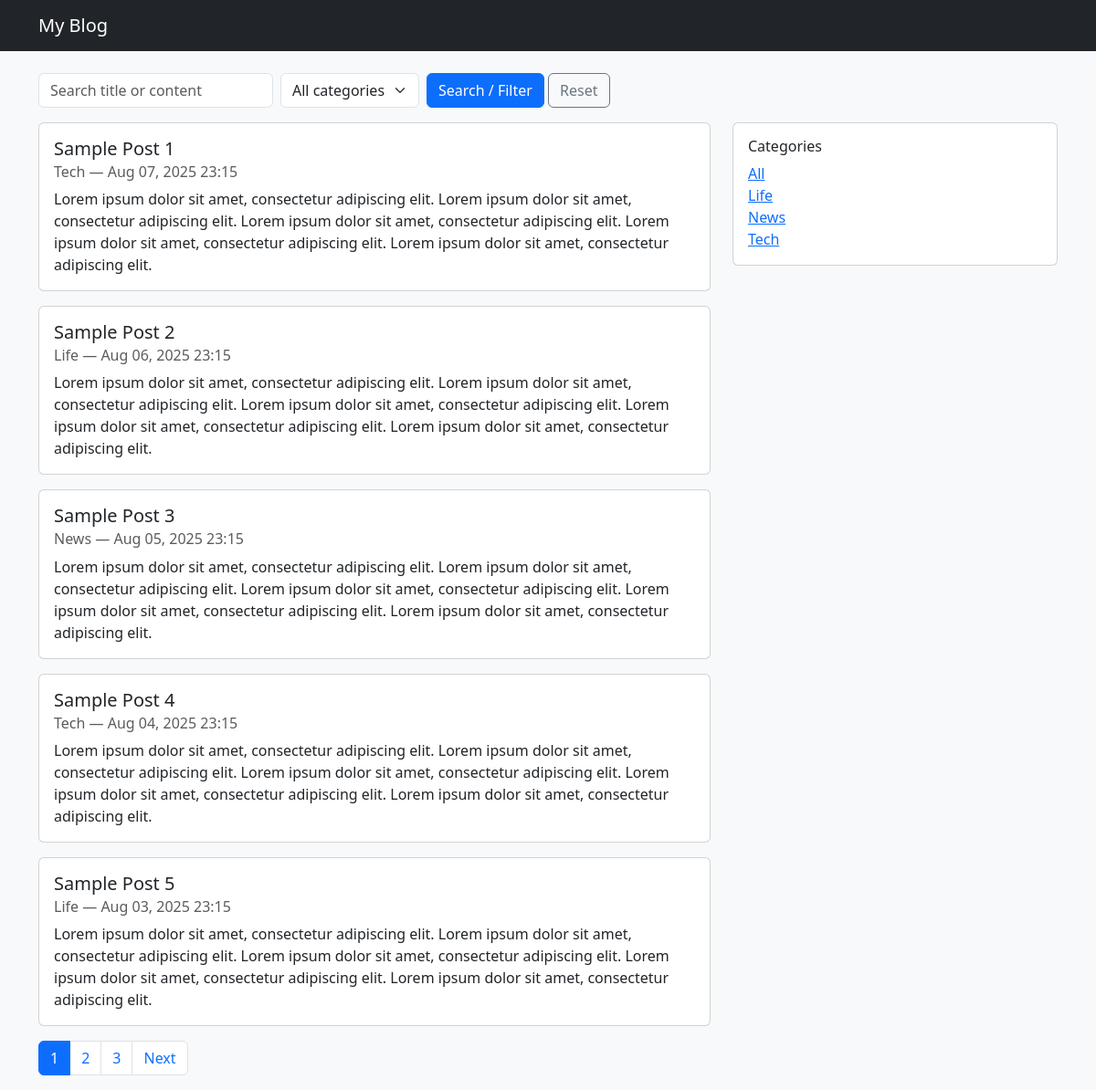
The page / on the database its author committed.
### blog/models.py (models this page shows, shortened)
class Post(models.Model):
    title = models.CharField(max_length=200)
    content = models.TextField()
    category = models.ForeignKey(Category, on_delete=models.CASCADE, related_name='posts')
    published_date = models.DateTimeField()
    class Meta:
        ordering = ['-published_date']

class Category(models.Model):
    name = models.CharField(max_length=100, unique=True)
    slug = models.SlugField(max_length=100, unique=True)
    class Meta:
        ordering = ['name']

### blog/views.py (the view)
# urls.py: path('', PostListView.as_view(), name='post_list'),
class PostListView(ListView):
    model = Post
    template_name = 'blog/post_list.html'
    context_object_name = 'posts'
    paginate_by = 5
    def get_queryset(self):
        qs = Post.objects.select_related('category').all()
        query = self.request.GET.get('q', '').strip()
        category = self.request.GET.get('category', '').strip()
        if query:
            qs = qs.filter(Q(title__icontains=query) | Q(content__icontains=query))
        if category:
            qs = qs.filter(category__name=category)
        return qs.order_by('-published_date')
    def get_context_data(self, **kwargs):
        ctx = super().get_context_data(**kwargs)
        ctx['categories'] = Category.objects.all()
        ctx['q'] = self.request.GET.get('q', '')
        ctx['selected_category'] = self.request.GET.get('category', '')
        return ctx

### blog/templatetags/url_replace.py (called while the page is built)
@register.simple_tag
def url_replace(request, field, value):
    dict_ = request.GET.copy()
    dict_[field] = value
    return dict_.urlencode()

### blog/templates/blog/post_list.html (shortened to what this page needs)
{% load url_replace %}
<!doctype html>
<html lang="en">
<head>
  <link href="https://cdn.jsdelivr.net/npm/bootstrap@5.3.2/dist/css/bootstrap.min.css" rel="stylesheet">
</head>
<body class="bg-light">
  <nav class="navbar navbar-expand-lg navbar-dark bg-dark mb-4">
    <div class="container">
      <a class="navbar-brand" href="/">My Blog</a>
    </div>
  </nav>
  <div class="container">
    <div class="row mb-3">
      <div class="col-md-8">
        <form method="get" class="row g-2">
          <div class="col-auto">
            <input type="text" name="q" value="{{ q }}" class="form-control" placeholder="Search title or content">
          </div>
          <div class="col-auto">
            <select name="category" class="form-select">
              <option value="">All categories</option>
            </select>
          </div>
          <div class="col-auto">
            <button class="btn btn-primary" type="submit">Search / Filter</button>
            <a class="btn btn-outline-secondary" href="{% url 'post_list' %}">Reset</a>
          </div>
        </form>
      </div>
    </div>
    <div class="row">
      <div class="col-md-8">
        {% if posts %}
          {% for post in posts %}
            <div class="card mb-3">
              <div class="card-body">
                <h5 class="card-title">{{ post.title }}</h5>
                <h6 class="card-subtitle mb-2 text-muted">
                  {{ post.category.name }} — {{ post.published_date|date:"M d, Y H:i" }}
                </h6>
                <p class="card-text">{{ post.content|truncatewords:40 }}</p>
              </div>
            </div>
          {% endfor %}
        {% else %}
          <div class="alert alert-info">No posts found.</div>
        {% endif %}
        {% if is_paginated %}
          <nav aria-label="Page navigation">
            <ul class="pagination">
              {% for num in paginator.page_range %}
                {% if num == page_obj.number %}
                  <li class="page-item active"><span class="page-link">{{ num }}</span></li>
                {% else %}
                  <li class="page-item">
                    <a class="page-link" href="?{% url_replace request 'page' num %}">{{ num }}</a>
                  </li>
                {% endif %}
              {% endfor %}
              {% if page_obj.has_next %}
                <li class="page-item">
                  <a class="page-link" href="?{% url_replace request 'page' page_obj.next_page_number %}">Next</a>
                </li>
              {% endif %}
            </ul>
          </nav>
        {% endif %}
      </div>
      <div class="col-md-4">
        <div class="card">
          <div class="card-body">
            <h6 class="card-title">Categories</h6>
            <ul class="list-unstyled mb-0">
              <li><a href="{% url 'post_list' %}">All</a></li>
              {% for cat in categories %}
                <li>
                  <a href="?category={{ cat.name|urlencode }}{% if q %}&q={{ q|urlencode }}{% endif %}">{{ cat.name }}</a>
                </li>
              {% endfor %}
            </ul>
          </div>
        </div>
      </div>
    </div>
  </div>
</body>
</html>

### rows shown on the page
Post: title "Sample Post 1", category.name "Tech", published_date "Aug 07, 2025 23:15", content "Lorem ipsum dolor sit amet, consectetur adipiscing elit. Lorem ipsum dolor sit amet, consectetur adipiscing elit. Lorem ipsum dolor sit amet, consectetur adipiscing elit. Lorem ipsum dolor sit amet, consectetur adipiscing elit. Lorem ipsum dolor sit amet, consectetur adipiscing elit."
Post: title "Sample Post 2", category.name "Life", published_date "Aug 06, 2025 23:15", content "Lorem ipsum dolor sit amet, consectetur adipiscing elit. Lorem ipsum dolor sit amet, consectetur adipiscing elit. Lorem ipsum dolor sit amet, consectetur adipiscing elit. Lorem ipsum dolor sit amet, consectetur adipiscing elit. Lorem ipsum dolor sit amet, consectetur adipiscing elit."
Post: title "Sample Post 3", category.name "News", published_date "Aug 05, 2025 23:15", content "Lorem ipsum dolor sit amet, consectetur adipiscing elit. Lorem ipsum dolor sit amet, consectetur adipiscing elit. Lorem ipsum dolor sit amet, consectetur adipiscing elit. Lorem ipsum dolor sit amet, consectetur adipiscing elit. Lorem ipsum dolor sit amet, consectetur adipiscing elit."
Post: title "Sample Post 4", category.name "Tech", published_date "Aug 04, 2025 23:15", content "Lorem ipsum dolor sit amet, consectetur adipiscing elit. Lorem ipsum dolor sit amet, consectetur adipiscing elit. Lorem ipsum dolor sit amet, consectetur adipiscing elit. Lorem ipsum dolor sit amet, consectetur adipiscing elit. Lorem ipsum dolor sit amet, consectetur adipiscing elit."
Post: title "Sample Post 5", category.name "Life", published_date "Aug 03, 2025 23:15", content "Lorem ipsum dolor sit amet, consectetur adipiscing elit. Lorem ipsum dolor sit amet, consectetur adipiscing elit. Lorem ipsum dolor sit amet, consectetur adipiscing elit. Lorem ipsum dolor sit amet, consectetur adipiscing elit. Lorem ipsum dolor sit amet, consectetur adipiscing elit."
Category: name "Life"
Category: name "News"
Category: name "Tech"

### other values the page prints
{{ num }} "1"
{{ num }} "2" "3"
